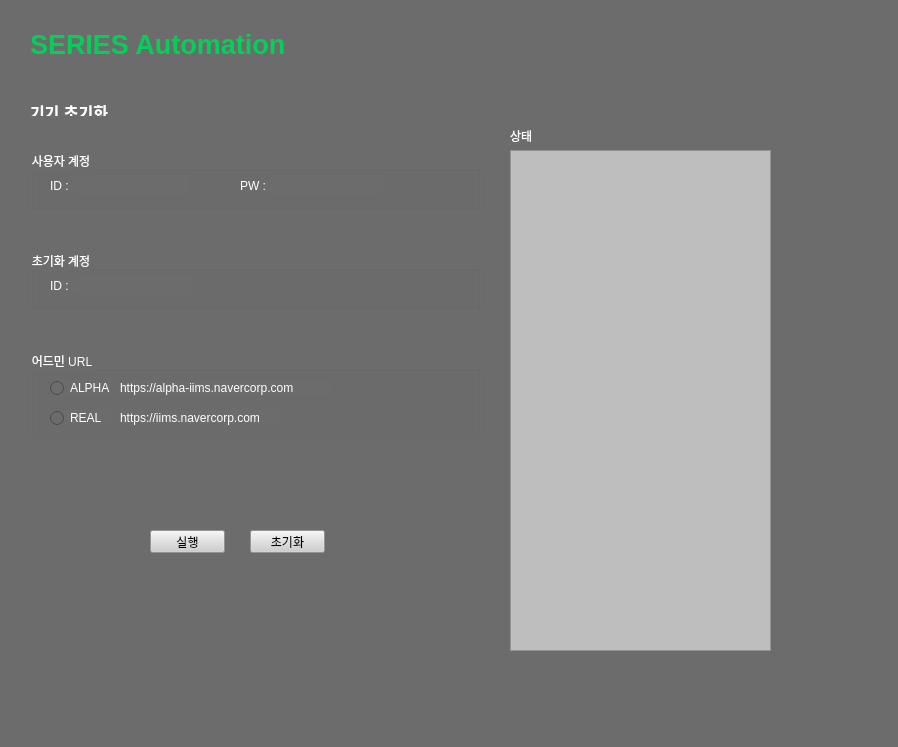
<?xml version="1.0" encoding="UTF-8"?>
<ui version="4.0">
 <class>MainWindow</class>
 <widget class="QMainWindow" name="MainWindow">
  <property name="geometry">
   <rect>
    <x>0</x>
    <y>0</y>
    <width>898</width>
    <height>747</height>
   </rect>
  </property>
  <property name="windowTitle">
   <string>MainWindow</string>
  </property>
  <property name="styleSheet">
   <string notr="true">background-color: rgb(108, 108, 108);</string>
  </property>
  <widget class="QWidget" name="centralwidget">
   <widget class="QLabel" name="Reset">
    <property name="geometry">
     <rect>
      <x>30</x>
      <y>100</y>
      <width>111</width>
      <height>16</height>
     </rect>
    </property>
    <property name="text">
     <string>&lt;html&gt;&lt;head/&gt;&lt;body&gt;&lt;p&gt;&lt;span style=&quot; font-size:12pt; font-weight:600; color:#fdfdfd;&quot;&gt;기기 초기화&lt;/span&gt;&lt;/p&gt;&lt;/body&gt;&lt;/html&gt;</string>
    </property>
   </widget>
   <widget class="QTextBrowser" name="stateBrowser">
    <property name="geometry">
     <rect>
      <x>510</x>
      <y>150</y>
      <width>261</width>
      <height>501</height>
     </rect>
    </property>
    <property name="autoFillBackground">
     <bool>false</bool>
    </property>
    <property name="styleSheet">
     <string notr="true">background-color: rgb(190, 190, 190)</string>
    </property>
   </widget>
   <widget class="QLabel" name="State">
    <property name="geometry">
     <rect>
      <x>510</x>
      <y>130</y>
      <width>56</width>
      <height>12</height>
     </rect>
    </property>
    <property name="styleSheet">
     <string notr="true">color: rgb(255, 255, 255);</string>
    </property>
    <property name="text">
     <string>상태</string>
    </property>
   </widget>
   <widget class="QGroupBox" name="ResetInfo">
    <property name="geometry">
     <rect>
      <x>30</x>
      <y>250</y>
      <width>451</width>
      <height>61</height>
     </rect>
    </property>
    <property name="styleSheet">
     <string notr="true">color: rgb(255, 255, 255);</string>
    </property>
    <property name="title">
     <string>초기화 계정</string>
    </property>
    <property name="flat">
     <bool>false</bool>
    </property>
    <property name="checkable">
     <bool>false</bool>
    </property>
    <widget class="QLabel" name="label_5">
     <property name="geometry">
      <rect>
       <x>20</x>
       <y>30</y>
       <width>56</width>
       <height>12</height>
      </rect>
     </property>
     <property name="text">
      <string>ID :</string>
     </property>
    </widget>
    <widget class="QLineEdit" name="TestID">
     <property name="enabled">
      <bool>true</bool>
     </property>
     <property name="geometry">
      <rect>
       <x>49</x>
       <y>25</y>
       <width>113</width>
       <height>20</height>
      </rect>
     </property>
     <property name="mouseTracking">
      <bool>true</bool>
     </property>
     <property name="frame">
      <bool>false</bool>
     </property>
    </widget>
   </widget>
   <widget class="QLabel" name="SERIES">
    <property name="geometry">
     <rect>
      <x>30</x>
      <y>20</y>
      <width>331</width>
      <height>49</height>
     </rect>
    </property>
    <property name="cursor">
     <cursorShape>ArrowCursor</cursorShape>
    </property>
    <property name="styleSheet">
     <string notr="true">background-color: rgba(255, 255, 255, 0);</string>
    </property>
    <property name="text">
     <string>&lt;html&gt;&lt;head/&gt;&lt;body&gt;&lt;p&gt;&lt;span style=&quot; font-size:20pt; font-weight:600; color:#04cf59;&quot;&gt;SERIES Automation&lt;/span&gt;&lt;/p&gt;&lt;/body&gt;&lt;/html&gt;</string>
    </property>
    <property name="alignment">
     <set>Qt::AlignLeading|Qt::AlignLeft|Qt::AlignVCenter</set>
    </property>
   </widget>
   <widget class="QPushButton" name="StartBtn">
    <property name="geometry">
     <rect>
      <x>150</x>
      <y>530</y>
      <width>75</width>
      <height>23</height>
     </rect>
    </property>
    <property name="styleSheet">
     <string notr="true">background-color: rgb(206, 206, 206);
</string>
    </property>
    <property name="text">
     <string>실행</string>
    </property>
   </widget>
   <widget class="QPushButton" name="ResetBtn">
    <property name="geometry">
     <rect>
      <x>250</x>
      <y>530</y>
      <width>75</width>
      <height>23</height>
     </rect>
    </property>
    <property name="styleSheet">
     <string notr="true">background-color: rgb(206, 206, 206);</string>
    </property>
    <property name="text">
     <string>초기화</string>
    </property>
   </widget>
   <widget class="QGroupBox" name="UserInfo">
    <property name="geometry">
     <rect>
      <x>30</x>
      <y>150</y>
      <width>451</width>
      <height>61</height>
     </rect>
    </property>
    <property name="styleSheet">
     <string notr="true">color: rgb(255, 255, 255);</string>
    </property>
    <property name="title">
     <string>사용자 계정</string>
    </property>
    <property name="flat">
     <bool>false</bool>
    </property>
    <property name="checkable">
     <bool>false</bool>
    </property>
    <widget class="QLabel" name="label">
     <property name="geometry">
      <rect>
       <x>20</x>
       <y>30</y>
       <width>56</width>
       <height>12</height>
      </rect>
     </property>
     <property name="text">
      <string>ID :</string>
     </property>
    </widget>
    <widget class="QLineEdit" name="UserID">
     <property name="enabled">
      <bool>true</bool>
     </property>
     <property name="geometry">
      <rect>
       <x>46</x>
       <y>25</y>
       <width>113</width>
       <height>20</height>
      </rect>
     </property>
     <property name="mouseTracking">
      <bool>true</bool>
     </property>
     <property name="frame">
      <bool>false</bool>
     </property>
    </widget>
    <widget class="QLabel" name="label_2">
     <property name="geometry">
      <rect>
       <x>210</x>
       <y>30</y>
       <width>56</width>
       <height>12</height>
      </rect>
     </property>
     <property name="text">
      <string>PW :</string>
     </property>
    </widget>
    <widget class="QLineEdit" name="UserPW">
     <property name="enabled">
      <bool>true</bool>
     </property>
     <property name="geometry">
      <rect>
       <x>240</x>
       <y>25</y>
       <width>113</width>
       <height>20</height>
      </rect>
     </property>
     <property name="mouseTracking">
      <bool>true</bool>
     </property>
     <property name="frame">
      <bool>false</bool>
     </property>
    </widget>
   </widget>
   <widget class="QGroupBox" name="AdminInfo">
    <property name="geometry">
     <rect>
      <x>30</x>
      <y>350</y>
      <width>451</width>
      <height>91</height>
     </rect>
    </property>
    <property name="styleSheet">
     <string notr="true">color: rgb(255, 255, 255);</string>
    </property>
    <property name="title">
     <string>어드민 URL</string>
    </property>
    <property name="flat">
     <bool>false</bool>
    </property>
    <property name="checkable">
     <bool>false</bool>
    </property>
    <widget class="QRadioButton" name="alphaButton">
     <property name="geometry">
      <rect>
       <x>20</x>
       <y>30</y>
       <width>61</width>
       <height>16</height>
      </rect>
     </property>
     <property name="text">
      <string>ALPHA </string>
     </property>
    </widget>
    <widget class="QRadioButton" name="realButton">
     <property name="geometry">
      <rect>
       <x>20</x>
       <y>60</y>
       <width>61</width>
       <height>16</height>
      </rect>
     </property>
     <property name="text">
      <string>REAL</string>
     </property>
    </widget>
    <widget class="QLabel" name="label_alphaUrl">
     <property name="geometry">
      <rect>
       <x>90</x>
       <y>30</y>
       <width>211</width>
       <height>16</height>
      </rect>
     </property>
     <property name="text">
      <string>https://alpha-iims.navercorp.com</string>
     </property>
    </widget>
    <widget class="QLabel" name="label_realUrl">
     <property name="geometry">
      <rect>
       <x>90</x>
       <y>60</y>
       <width>161</width>
       <height>16</height>
      </rect>
     </property>
     <property name="text">
      <string>https://iims.navercorp.com</string>
     </property>
    </widget>
   </widget>
  </widget>
  <widget class="QStatusBar" name="statusbar"/>
  <widget class="QMenuBar" name="menubar">
   <property name="geometry">
    <rect>
     <x>0</x>
     <y>0</y>
     <width>898</width>
     <height>21</height>
    </rect>
   </property>
  </widget>
 </widget>
 <resources/>
 <connections>
  <connection>
   <sender>StartBtn</sender>
   <signal>clicked()</signal>
   <receiver>MainWindow</receiver>
   <slot>executeClicked()</slot>
   <hints>
    <hint type="sourcelabel">
     <x>173</x>
     <y>563</y>
    </hint>
    <hint type="destinationlabel">
     <x>161</x>
     <y>591</y>
    </hint>
   </hints>
  </connection>
  <connection>
   <sender>ResetBtn</sender>
   <signal>clicked()</signal>
   <receiver>MainWindow</receiver>
   <slot>resetClicked()</slot>
   <hints>
    <hint type="sourcelabel">
     <x>293</x>
     <y>565</y>
    </hint>
    <hint type="destinationlabel">
     <x>301</x>
     <y>593</y>
    </hint>
   </hints>
  </connection>
 </connections>
 <slots>
  <slot>executeClicked()</slot>
  <slot>resetClicked()</slot>
 </slots>
</ui>
